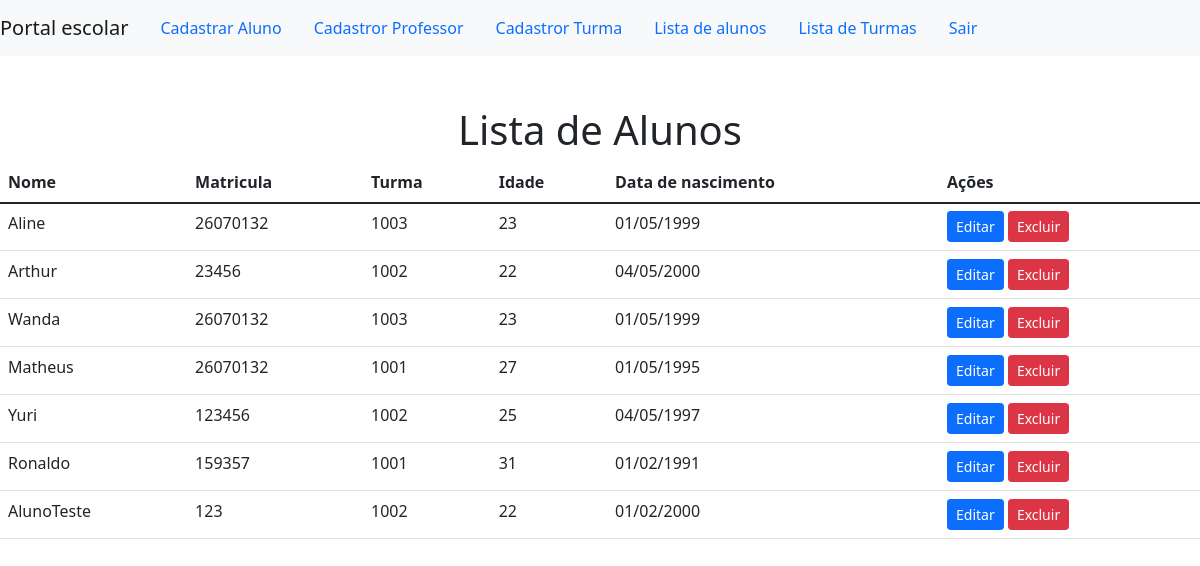
Page /view/listar.php (signed in) on the committed database.
### tables this page shows
CREATE TABLE IF NOT EXISTS `alunos` (
  `id` int(11) NOT NULL AUTO_INCREMENT,
  `nome` varchar(200) NOT NULL,
  `matricula` varchar(50) NOT NULL,
  `data_nasci` varchar(15) NOT NULL,
  `id_turma` int(11) DEFAULT NULL,
  PRIMARY KEY (`id`)
);

CREATE TABLE IF NOT EXISTS `turma` (
  `id` int(11) NOT NULL AUTO_INCREMENT,
  `turma` int(11) DEFAULT NULL,
  KEY `id` (`id`)
);

### model/alunos_model.php (called while the page is built, shortened)
<?php
class Alunos_model {
    public $conn = '';
    public function setConn($conn)
    {
        $this->conn = $conn;
    }
    public function getIdade($dataNascimento)
    {
        $this->dataAtual = date('d/m/Y');
        list($dia, $mes, $ano) = explode("/", $this->dataAtual);
        if (empty($dataNascimento) || is_null($dataNascimento)) {
            $result = 00;
        }else {
            list($anoNasc, $mesNasc, $diaNasc) = explode("-", $dataNascimento);
            $this->idade = $ano - $anoNasc;
            $result = $this->idade;
        }
        return $result;
    }
    public function getAlunos()
    {
        $alunos_db = "SELECT alunos.*, turma.turma as nome_turma FROM alunos left join turma on turma.id = alunos.id_turma";
        $result_alunos = mysqli_query($this->conn, $alunos_db);
        return $result_alunos;
    }
    public function formatarData($data)
    {
        return date('d/m/Y', strtotime($data));
    }
    public function visualizar()
    {
        $alunos = $this->getAlunos();
        return $alunos;
    }
}

### view/listar.php (the view, shortened to what this page needs)
<?php
require_once "../view/pages/topo.php";
require_once "../model/alunos_model.php";
?>
<html lang="pt-br">
<head>
    <link href="https://cdn.jsdelivr.net/npm/bootstrap@5.1.3/dist/css/bootstrap.min.css" rel="stylesheet">
</head>
<body >
  <h1 align="center" style="margin-top: 50px">Lista de Alunos</h1>
  <table class="table">
      <thead>
        <tr>
          <th>Nome</th>
          <th>Matricula</th>
          <th>Turma</th>
          <th>Idade</th>
          <th>Data de nascimento</th>
          <th>Ações</th>
        </tr>
    </thead>
    <tbody>
        <tr>
          <?php
          $listar = new Alunos_model;
          $listarAlunos = $listar->visualizar();
          foreach($listarAlunos as $alunos) {
            echo "<tr>
              <td>".$alunos['nome']."</td>
              <td>".$alunos['matricula']."</td>
              <td>".$alunos['nome_turma']."</td>
              <td>".$listar->getIdade($alunos['data_nasci'])."</td>
              <td>".$listar->formatarData($alunos['data_nasci'])."</td>
              <td>
                <a class='btn btn-primary btn-sm' href='editar.php?id=".$alunos['id']."'>Editar</a>
                <a class='btn btn-danger btn-sm' href='javascript:goDelete(".$alunos['id'].")'>Excluir</a>
              </td>
            </tr>";
          }
          ?>
        </tr>
      </tbody>
    </table>
  </body>
</html>

### view/pages/topo.php (shortened to what this page needs)
<!DOCTYPE html>
<html lang="pt-br">
  <head>
    <link href="https://cdn.jsdelivr.net/npm/bootstrap@5.1.3/dist/css/bootstrap.min.css" rel="stylesheet">
  </head>
  <body>
    <div>
      <nav class="navbar navbar-expand-lg navbar-light bg-light">
        <ul class="nav justify-content-end">
          <a class="navbar-brand justify-content">Portal escolar</a>
          <li class="nav-item">
            <a class="nav-link" href="/escola/view/alunos.php">Cadastrar Aluno</a>
          </li>
          <li class="nav-item">
            <a class="nav-link" href="/escola/view/professor.php">Cadastror Professor</a>
          </li>
          <li class="nav-item">
            <a class="nav-link" href="/escola/view/turma.php">Cadastror Turma</a>
          </li>
          <li class="nav-item">
            <a class="nav-link" href="/escola/view/listar.php">Lista de alunos</a>
          </li>
          <li class="nav-item">
            <a class="nav-link" href="/escola/view/listarTurmas.php">Lista de Turmas</a>
          </li>
          <li class="nav-item">
            <a class="nav-link" href="/escola/logout.php">Sair</a>
          </li>
        </ul>
      </nav>
    </div>
  </body>

### rows in the picture
alunos: nome "Aline", matricula "26070132", id_turma.turma "1003", data_nasci "23", data_nasci "01/05/1999"
alunos: nome "Arthur", matricula "23456", id_turma.turma "1002", data_nasci "22", data_nasci "04/05/2000"
alunos: nome "Wanda", matricula "26070132", id_turma.turma "1003", data_nasci "23", data_nasci "01/05/1999"
alunos: nome "Matheus", matricula "26070132", id_turma.turma "1001", data_nasci "27", data_nasci "01/05/1995"
alunos: nome "Yuri", matricula "123456", id_turma.turma "1002", data_nasci "25", data_nasci "04/05/1997"
alunos: nome "Ronaldo", matricula "159357", id_turma.turma "1001", data_nasci "31", data_nasci "01/02/1991"
alunos: nome "AlunoTeste", matricula "123", id_turma.turma "1002", data_nasci "22", data_nasci "01/02/2000"
